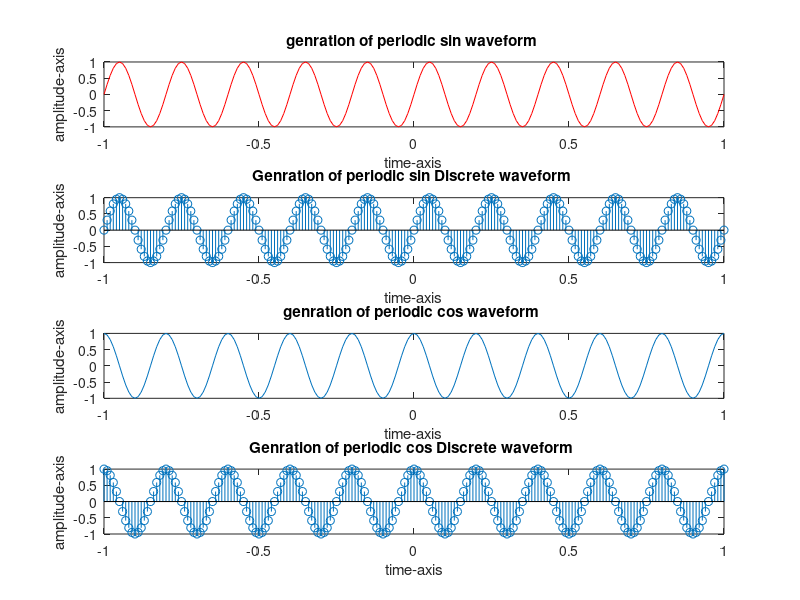

This figure's MATLAB source:

t=-1:0.01:1;
f=input('enter the message signal frequency     ');
y=sin(2*pi*f*t);
subplot(4,1,1);
plot(t,y,'r');
title('genration of periodic sin waveform ');
xlabel('time-axis');
ylabel('amplitude-axis');

subplot(4,1,2);
stem(t,y);
title('Genration of periodic sin Discrete waveform ');
xlabel('time-axis');
ylabel('amplitude-axis');


y=cos(2*pi*f*t);
subplot(4,1,3);
plot(t,y);
title('genration of periodic cos waveform ');
xlabel('time-axis');
ylabel('amplitude-axis');

subplot(4,1,4);
stem(t,y);
title('Genration of periodic cos Discrete waveform ');
xlabel('time-axis');
ylabel('amplitude-axis');